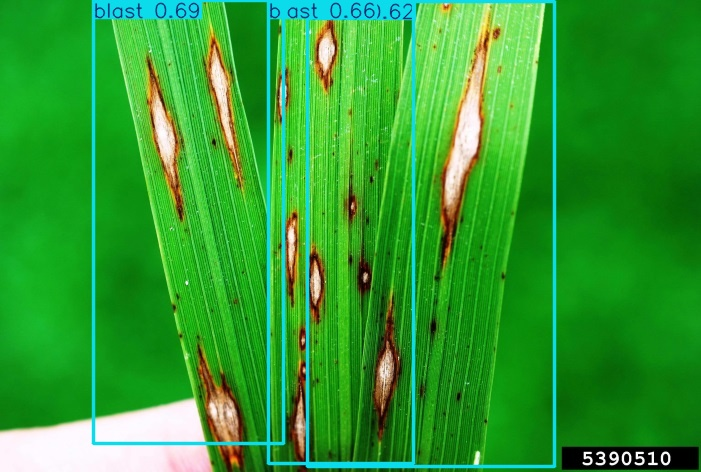

Recreate this plot in Python.
from ultralytics import YOLO

# Load a pretrained YOLO11n model
model = YOLO(r"D:\STUDY_HARD\Uni\2024.2\THESIS\Rice-Plant-Disease-Detection\runs\train\ghost_ema_3disease_org_retrain\weights\best.pt")

# Define path to the image file
source = r"D:\STUDY_HARD\Uni\2024.2\THESIS\Rice-Plant-Disease-Detection\blast.jpg"

# Run inference on the source
results = model(source)  # list of Results objects
for result in results:
    boxes = result.boxes  # Boxes object for bounding box outputs
    masks = result.masks  # Masks object for segmentation masks outputs
    keypoints = result.keypoints  # Keypoints object for pose outputs
    probs = result.probs  # Probs object for classification outputs
    obb = result.obb  # Oriented boxes object for OBB outputs
    result.show()  # display to screen
    result.save(filename="test.jpg")  # save to disk